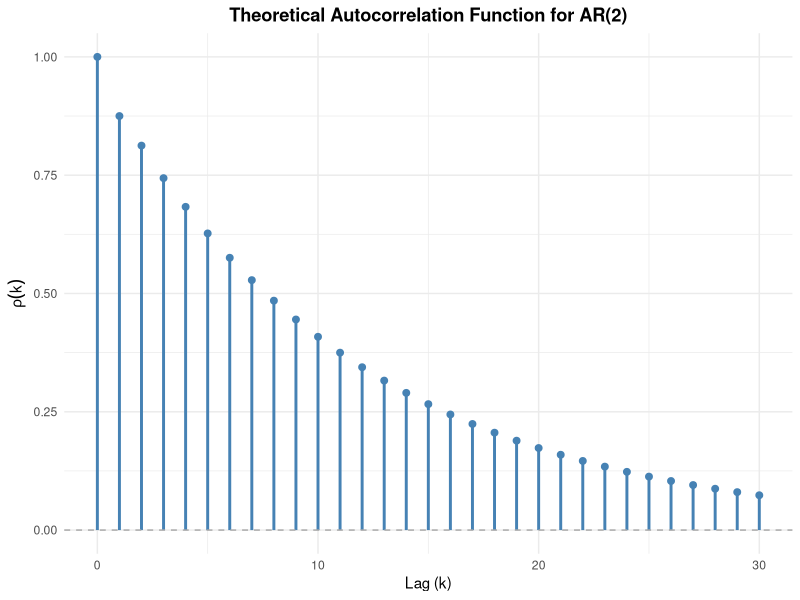
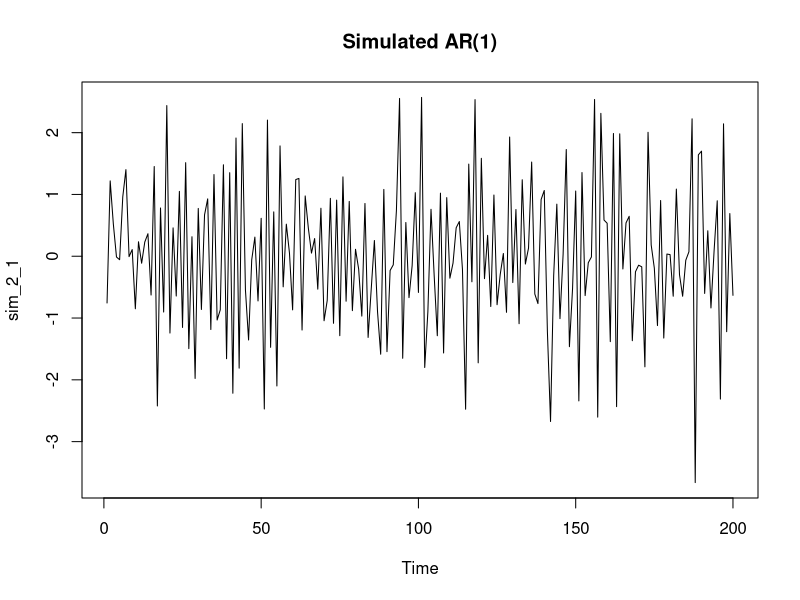
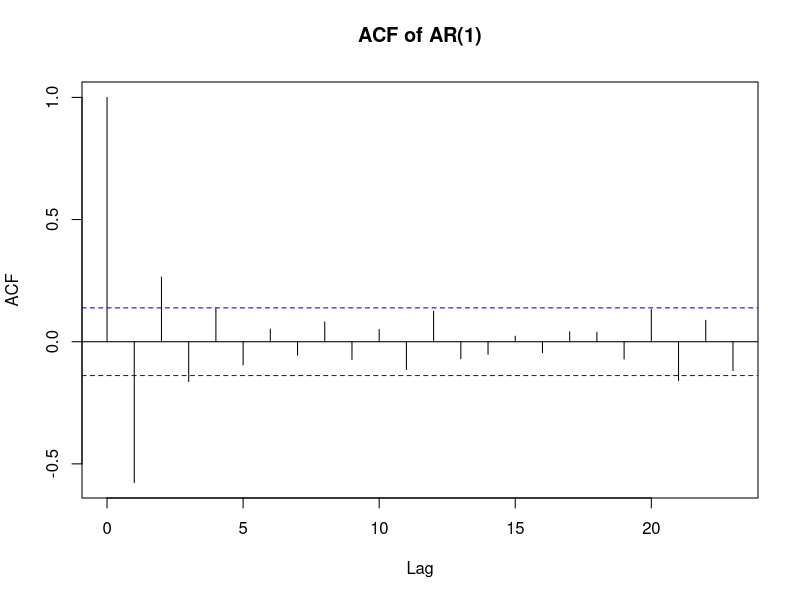
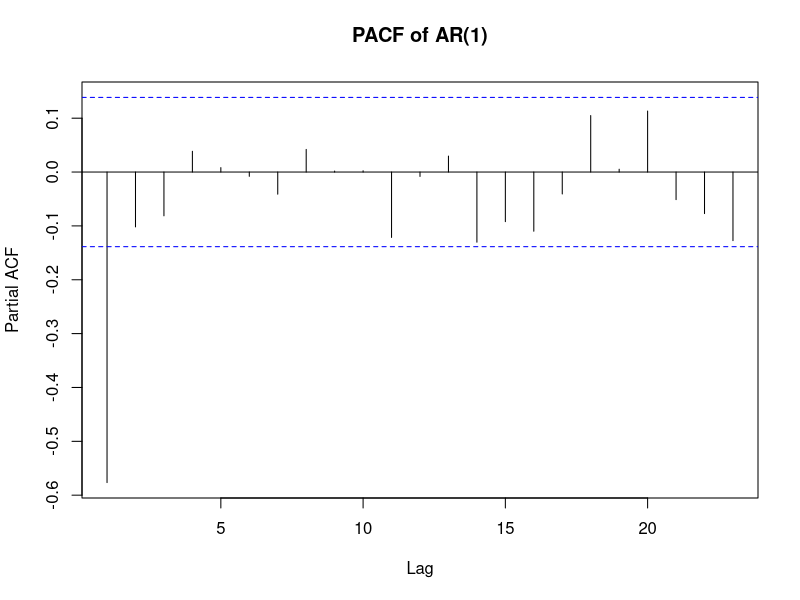
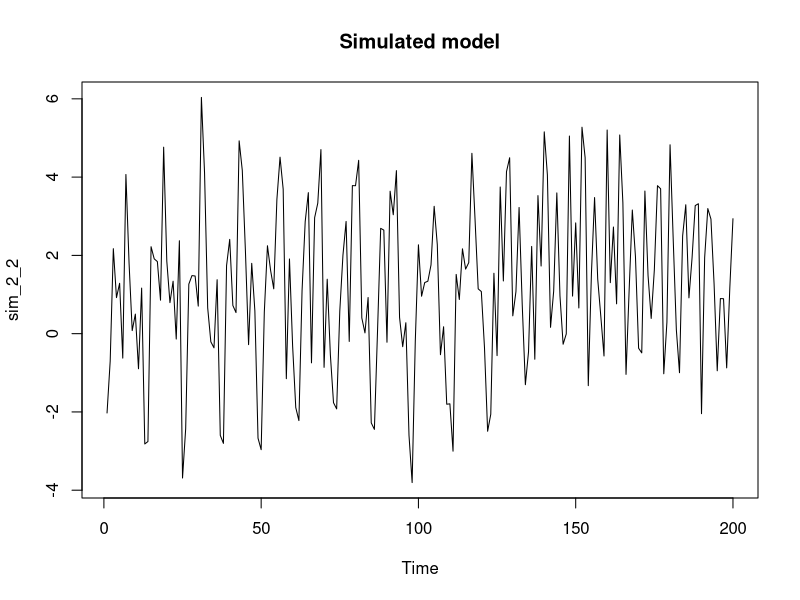
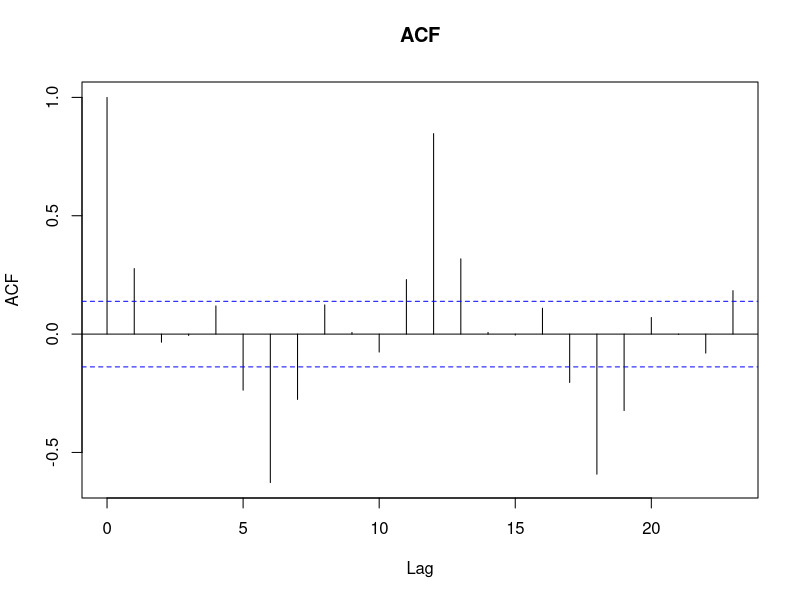
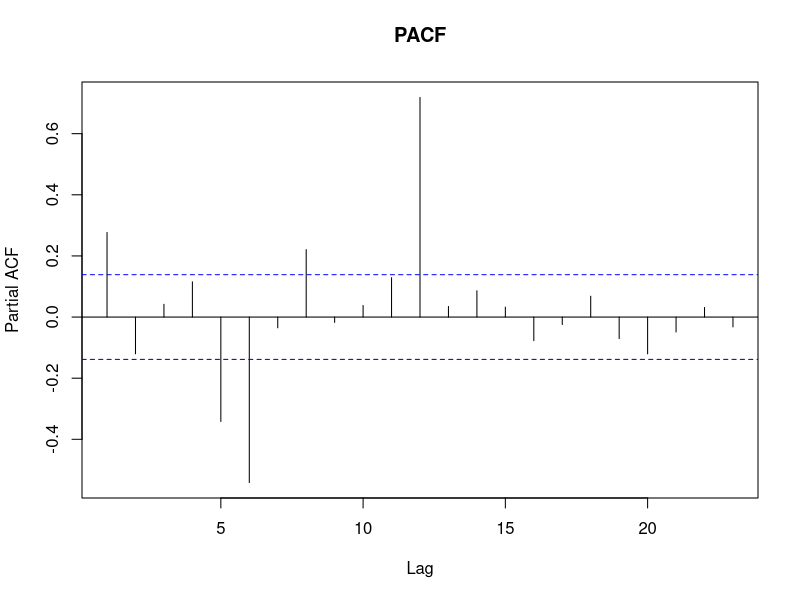
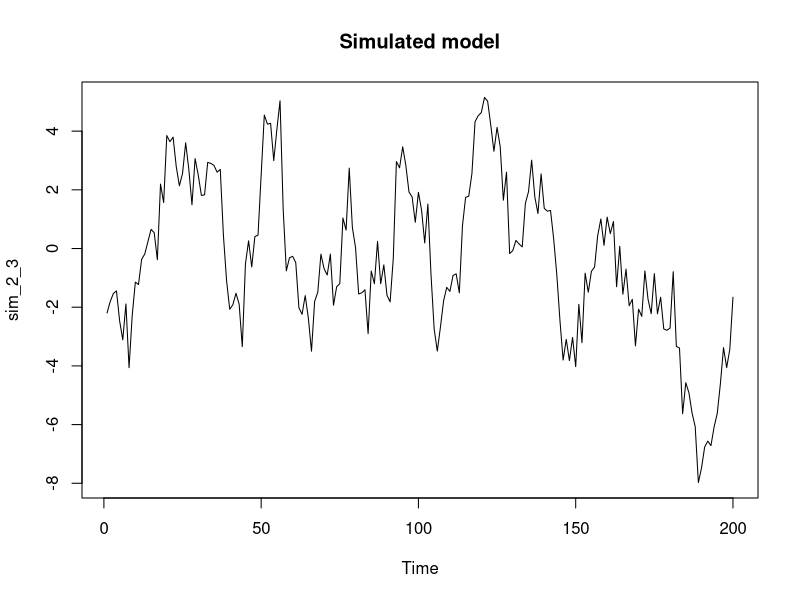

R code for these plots, in order:
## ---- chunk 1
knitr::opts_chunk$set(echo = TRUE)
library(ggplot2)
## ---- chunk 2
# Input
phi_1 <- -0.7
phi_2 <- -0.2
n_lag = 30


rho <- numeric(n_lag +1)

# Calculate autocorrelation (1-indexed)
rho[1] = 1                            #k=0
rho[2] = -phi_1 / ( 1 + phi_2)        #k=1

#Calculate for k=2,...,30
for (k in 3:(n_lag + 1)) {
  rho[k] = -phi_1 * rho[k-1] - phi_2 * rho[k-2]
}

#df for ggplot
acf_df <- data.frame(
  lag = 0:n_lag,
  autocorrelation = rho
)


# plot - hjálp frá ai
acf_plot <- 
  ggplot(acf_df, aes(x = lag, y = autocorrelation)) +
  # vertical lines from y=0 to the rho value
  geom_segment(aes(xend = lag, yend = 0), color = "steelblue", linewidth = 1) + 
  # Add dots at the tips for a polished look
  geom_point(color = "steelblue", size = 2) + 
  # Add the dashed zero line
  geom_hline(yintercept = 0, linetype = "dashed", color = "darkgray") + 
  # Add labels and formatting
  labs(
    title = "Theoretical Autocorrelation Function for AR(2)",
    x = "Lag (k)",
    y = expression(rho(k))
  ) +
  theme_minimal() + # A clean, modern theme
  theme(plot.title = element_text(hjust = 0.5, face = "bold")) # Center the title

print(acf_plot)
ggsave("myndir/acf_plot.png", plot = acf_plot, width = 8, height = 5, dpi = 300)


## ---- chunk 3
sim_2_1 <- arima.sim(model = list(ar=-0.6), n=200) # -0.6 af thvi ad R vill hafa thetta a forminu [X_t = phi_1*X_{t-1} + epsilon] en vid gerum [X_t + phi_1 * X_{t-1} = epsilon]

plot(sim_2_1, main="Simulated AR(1)")
acf(sim_2_1, main="ACF of AR(1)")
pacf(sim_2_1, main="PACF of AR(1)")

 
png("myndir/plot_2_1.png", width = 2400, height = 1600, res = 300)


layout(matrix(c(1, 1, 2, 3), nrow = 2, byrow = TRUE))
plot(sim_2_1, main="Simulated AR(1)")
acf(sim_2_1, main="ACF of AR(1)")
pacf(sim_2_1, main="PACF of AR(1)")


dev.off()
## ---- chunk 4

sim_2_2 = arima.sim(model = list(ar = c(rep(0,11),0.9)), n=200)

plot(sim_2_2, main="Simulated model")
acf(sim_2_2, main="ACF")
pacf(sim_2_2, main="PACF")

png("myndir/plot_2_2.png", width = 2400, height = 1600, res = 300)


layout(matrix(c(1, 1, 2, 3), nrow = 2, byrow = TRUE))
plot(sim_2_2, main="Simulated model")
acf(sim_2_2, main="ACF")
pacf(sim_2_2, main="PACF")


dev.off()

## ---- chunk 5

sim_2_3 = arima.sim(model = list(ar=0.9, ma = c(rep(0,11),-0.7)), n=200)

plot(sim_2_3, main="Simulated model")
acf(sim_2_3, main="ACF")
pacf(sim_2_3, main="PACF")

png("myndir/plot_2_3.png", width = 2400, height = 1600, res = 300)

layout(matrix(c(1, 1, 2, 3), nrow = 2, byrow = TRUE))
plot(sim_2_3, main="Simulated model")
acf(sim_2_3, main="ACF")
pacf(sim_2_3, main="PACF")

dev.off()

## ---- chunk 6

eps <- rnorm(n = 200)

X <- numeric(200)
for(t in 14:200) {  # start after lag 13
  X[t] <- -0.6 * X[t-1] - (-0.8) * X[t-12] - (-0.6)*(-0.8) * X[t-13] + eps[t]
}

sim_2_4 <- ts(X, frequency=12)

plot(sim_2_4, main="Simulated model")
acf(sim_2_4, main="ACF")
pacf(sim_2_4, main="PACF")

png("myndir/plot_2_4.png", width = 2400, height = 1600, res = 300)

layout(matrix(c(1, 1, 2, 3), nrow = 2, byrow = TRUE))
plot(sim_2_4, main="Simulated model")
acf(sim_2_4, main="ACF")
pacf(sim_2_4, main="PACF")

dev.off()
## ---- chunk 7

sim_2_5 = arima.sim(model = list(ma = c(0.4, rep(0, 10), -0.8, -0.32)), n=200)
plot(sim_2_5, main="Simulated model")
acf(sim_2_5, main="ACF")
pacf(sim_2_5, main="PACF")

png("myndir/plot_2_5.png", width = 2400, height = 1600, res = 300)

layout(matrix(c(1, 1, 2, 3), nrow = 2, byrow = TRUE))
plot(sim_2_5, main="Simulated model")
acf(sim_2_5, main="ACF")
pacf(sim_2_5, main="PACF")

dev.off()

## ---- chunk 8

sim_2_6 = arima.sim(model = list(
    ar = c(rep(0, 11), 0.7),
    ma = -0.4
    ), n=200)

plot(sim_2_6, main="Simulated model")
acf(sim_2_6, main="ACF")
pacf(sim_2_6, main="PACF")

png("myndir/plot_2_6.png", width = 2400, height = 1600, res = 300)

layout(matrix(c(1, 1, 2, 3), nrow = 2, byrow = TRUE))
plot(sim_2_6, main="Simulated model")
acf(sim_2_6, main="ACF")
pacf(sim_2_6, main="PACF")

dev.off()
